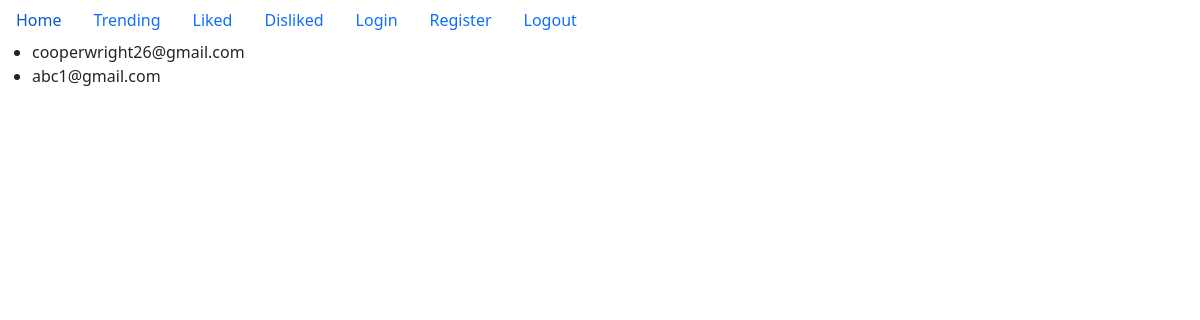
The page /database on the database as committed earlier.
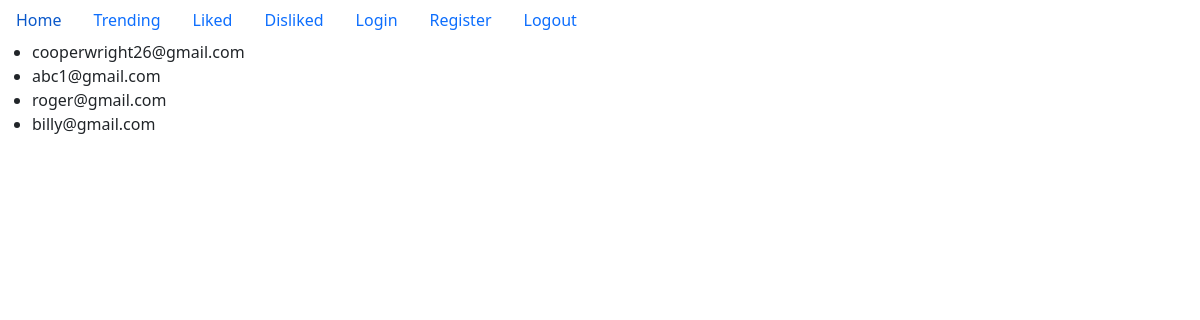
The same page on the database as committed later.
### web_app/models.py (models this page shows, shortened)
class User(db.Model, UserMixin):
    id = db.Column(db.Integer, primary_key=True)
    email = db.Column(db.String(150), unique=True)
    username = db.Column(db.String(150), unique=True)
    password = db.Column(db.String(150))
    milk_allerg = db.Column(db.Boolean)
    peanut_allerg = db.Column(db.Boolean)
    soybeans_allerg = db.Column(db.Boolean)
    wheat_allerg = db.Column(db.Boolean)
    egg_allerg = db.Column(db.Boolean)
    fish_allerg = db.Column(db.Boolean)
    shellfish_alleg = db.Column(db.Boolean)

### web_app/views.py (the view)
@views.route("/database")
def database_show():
    user_list = User.query.all()
    return render_template("database.html", user_list=user_list)

### web_app/templates/database.html (shortened to what this page needs)
{% extends "base.html" %}
{% block content%}
<ul>
{% for u in user_list %}
  <li>{{u.email}}</li>
{% endfor %}
</ul>
{% endblock %}

### web_app/templates/base.html (shortened to what this page needs)
<!DOCTYPE html>
<html lang="en" dir="ltr">
  <head>
    <link href="https://cdn.jsdelivr.net/npm/bootstrap@5.0.2/dist/css/bootstrap.min.css" rel="stylesheet">
  </head>
  <body>
    <nav class="nav">
      <a class="nav-link" href="{{ url_for('views.home') }}">Home</a>
      <a class="nav-link" href="">Trending</a>
      <a class="nav-link" href="">Liked</a>
      <a class="nav-link" href="">Disliked</a>
      <a class="nav-link" href="{{ url_for('auth.login') }}">Login</a>
      <a class="nav-link" href="{{ url_for('auth.register') }}">Register</a>
      <a class="nav-link" href="">Logout</a>
    </nav>
    {% block content %}
    {% endblock %}
  </body>
</html>

Rows that differ between the two databases and show on the page:
added User: email "roger@gmail.com"
added User: email "billy@gmail.com"
